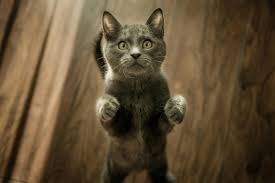
#> input picture im/tom.jpeg, 275 x 183 px
$ python edge_detection.py
#> lines starting #> are read from the running program, lines starting #| are printed output that depends on the picture; after the words box and inside, x2 and y2 are one past the last pixel; in counts of white or black regions, pixels touching at a corner belong together
import cv2 as cv
import numpy as np

def resize(img,scale):
    width = int(img.shape[1] * scale)
    height = int(img.shape[0] * scale)
    return cv.resize(img, (width, height))


img=cv.imread('im/tom.jpeg')
#> img is the input picture: shape (183, 275, 3); mean B, G, R 52.9, 79.2, 97.2
gray=cv.cvtColor(img,cv.COLOR_BGR2GRAY)
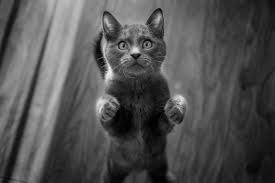
#> gray: shape (183, 275); min 0, max 245, mean 81.6


# 1 laplacian method

lap=cv.Laplacian(gray,cv.CV_64F)# d depth --> datadepth

lap=np.uint8(np.absolute(lap)) # Laplacian operator may have negative and positive values as well so taking absolute
# cv.imshow('lap',resize(lap,3.25))

# 2 Sobel method

# finds the gradients of the image in both direction x and y
sobelx=cv.Sobel(gray,cv.CV_64F,1,0)
sobely=cv.Sobel(gray,cv.CV_64F,0,1)
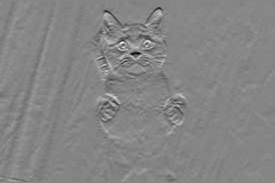
#> sobely: shape (183, 275) float64; min -559, max 508, mean -2.6; drawn with min black and max white

cv.imshow('sobelx',resize(sobelx,3.25))
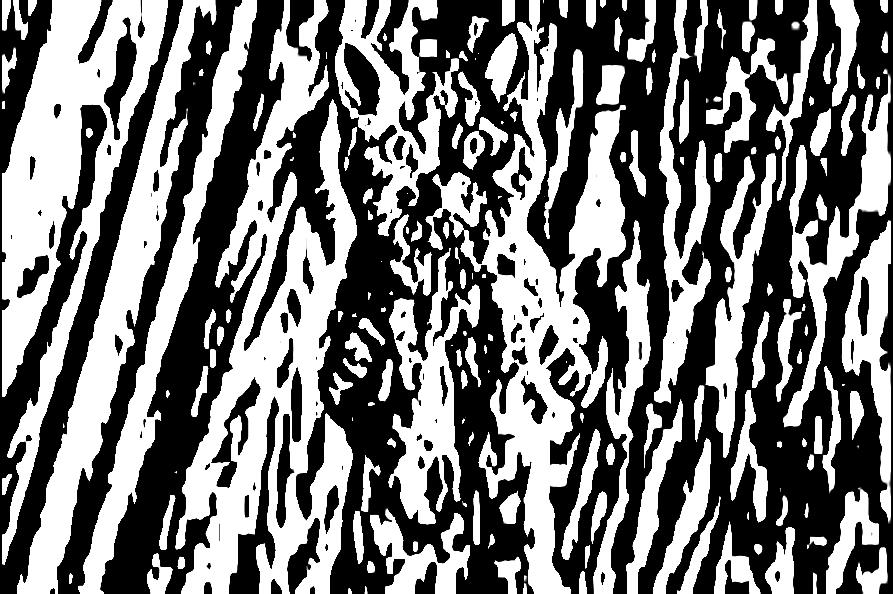
#> window 'sobelx': shape (594, 893); min 0, max 255, mean 118.7
cv.imshow('sobely',resize(sobely,3.25))
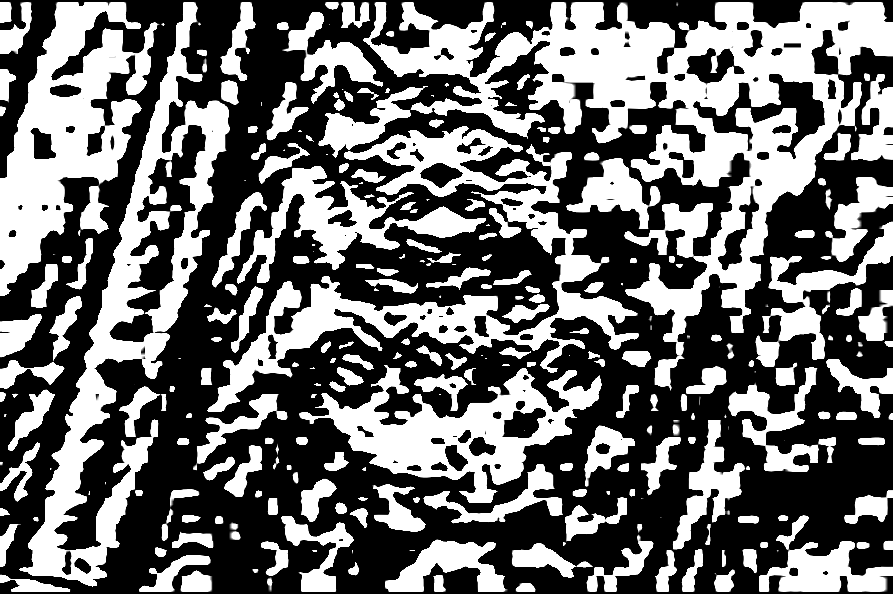
#> window 'sobely': shape (594, 893); min 0, max 255, mean 108.7

# For joining both use bitwise_or

combined_sobel =cv.bitwise_or(sobelx,sobely)
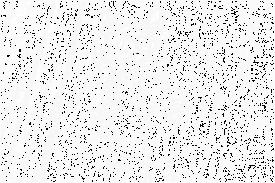
#> combined_sobel: shape (183, 275) float64; 6.38% of the values are NaN or infinite; the others: min -26592, max 511, mean -47.47; drawn with min black, max white, NaN and infinite black
cv.imshow('combined_sobel',resize(combined_sobel,3.25))

# 3 Canny method
canny=cv.Canny(gray,100,200)
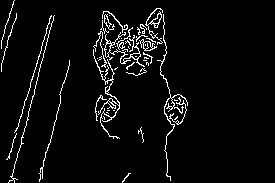
#> canny: shape (183, 275); 4.6% white in thin lines or dots, all inside (x1, y1, x2, y2) = (1, 0, 188, 183)
cv.imshow('canny',resize(canny,3.25))
#> call 4 of resize, with scale = 3.25
#> in resize (call 4), `return cv.resize(img, (width, height))`:
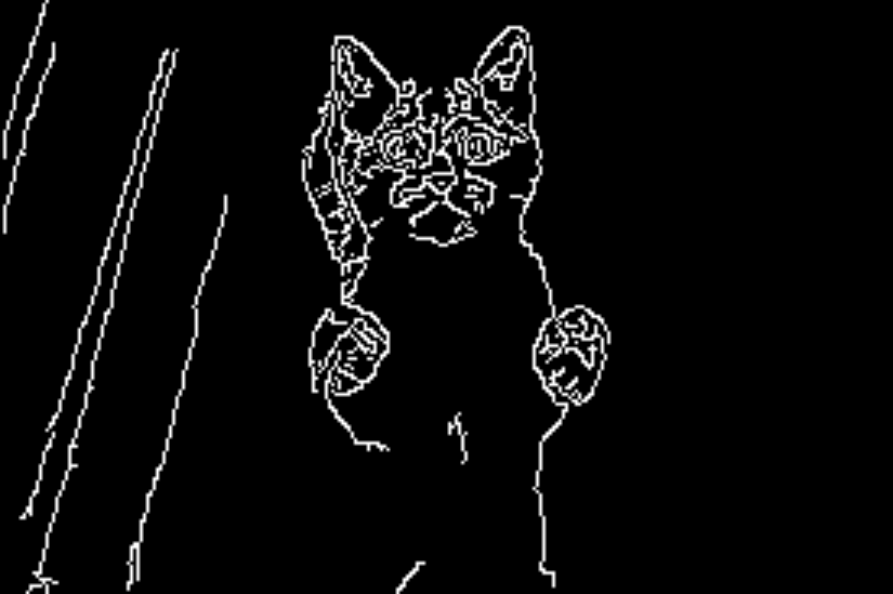
#> returned value: shape (594, 893); min 0, max 255, mean 11.7


cv.waitKey(0)
